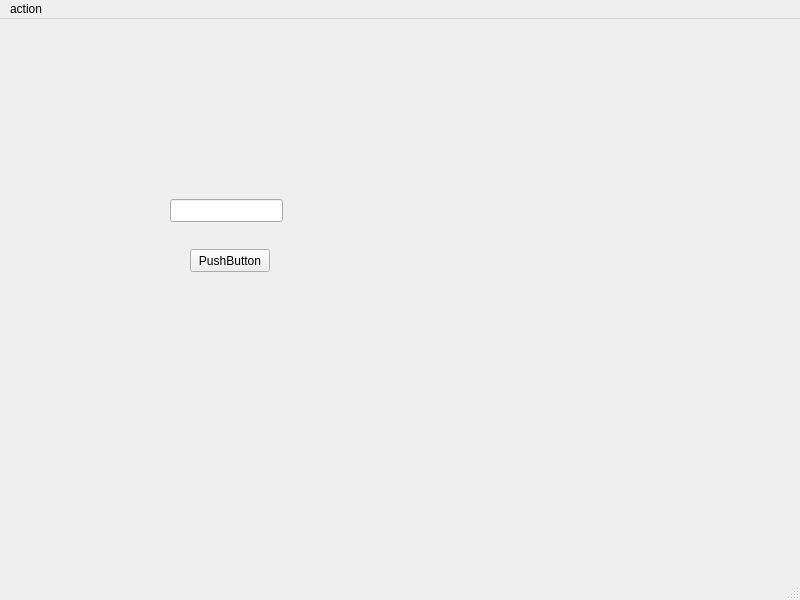
<?xml version="1.0" encoding="UTF-8"?>
<ui version="4.0">
 <class>MainWindow</class>
 <widget class="QMainWindow" name="MainWindow">
  <property name="geometry">
   <rect>
    <x>0</x>
    <y>0</y>
    <width>800</width>
    <height>600</height>
   </rect>
  </property>
  <property name="windowTitle">
   <string>MainWindow</string>
  </property>
  <widget class="QWidget" name="centralwidget">
   <widget class="QPushButton" name="pushButton">
    <property name="geometry">
     <rect>
      <x>190</x>
      <y>230</y>
      <width>80</width>
      <height>23</height>
     </rect>
    </property>
    <property name="text">
     <string>PushButton</string>
    </property>
   </widget>
   <widget class="QLineEdit" name="lineEdit">
    <property name="geometry">
     <rect>
      <x>170</x>
      <y>180</y>
      <width>113</width>
      <height>23</height>
     </rect>
    </property>
   </widget>
  </widget>
  <widget class="QMenuBar" name="menubar">
   <property name="geometry">
    <rect>
     <x>0</x>
     <y>0</y>
     <width>800</width>
     <height>20</height>
    </rect>
   </property>
   <widget class="QMenu" name="menuaction">
    <property name="title">
     <string>action</string>
    </property>
    <addaction name="actionsimulation"/>
    <addaction name="actiondebug"/>
   </widget>
   <addaction name="menuaction"/>
  </widget>
  <widget class="QStatusBar" name="statusbar"/>
  <action name="actionsimulation">
   <property name="text">
    <string>simulation</string>
   </property>
  </action>
  <action name="actiondebug">
   <property name="text">
    <string>debug</string>
   </property>
  </action>
 </widget>
 <resources/>
 <connections>
  <connection>
   <sender>actionsimulation</sender>
   <signal>triggered()</signal>
   <receiver>MainWindow</receiver>
   <slot>simulation_response()</slot>
   <hints>
    <hint type="sourcelabel">
     <x>-1</x>
     <y>-1</y>
    </hint>
    <hint type="destinationlabel">
     <x>399</x>
     <y>299</y>
    </hint>
   </hints>
  </connection>
 </connections>
 <slots>
  <slot>simulation_response()</slot>
 </slots>
</ui>
